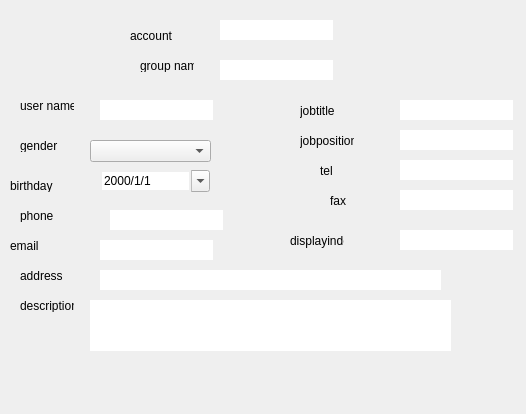
<?xml version="1.0" encoding="UTF-8"?>
<ui version="4.0">
 <class>DialogMemberInfo</class>
 <widget class="QDialog" name="DialogMemberInfo">
  <property name="geometry">
   <rect>
    <x>0</x>
    <y>0</y>
    <width>526</width>
    <height>414</height>
   </rect>
  </property>
  <property name="windowTitle">
   <string>Dialog</string>
  </property>
  <widget class="QLineEdit" name="lineEditAccount">
   <property name="geometry">
    <rect>
     <x>220</x>
     <y>20</y>
     <width>113</width>
     <height>20</height>
    </rect>
   </property>
   <property name="maxLength">
    <number>64</number>
   </property>
   <property name="frame">
    <bool>false</bool>
   </property>
  </widget>
  <widget class="QLineEdit" name="lineEditGroupName">
   <property name="geometry">
    <rect>
     <x>220</x>
     <y>60</y>
     <width>113</width>
     <height>20</height>
    </rect>
   </property>
   <property name="frame">
    <bool>false</bool>
   </property>
  </widget>
  <widget class="QLineEdit" name="lineEditUserName">
   <property name="geometry">
    <rect>
     <x>100</x>
     <y>100</y>
     <width>113</width>
     <height>20</height>
    </rect>
   </property>
   <property name="maxLength">
    <number>64</number>
   </property>
   <property name="frame">
    <bool>false</bool>
   </property>
  </widget>
  <widget class="QLineEdit" name="lineEditJobTitle">
   <property name="geometry">
    <rect>
     <x>400</x>
     <y>100</y>
     <width>113</width>
     <height>20</height>
    </rect>
   </property>
   <property name="maxLength">
    <number>260</number>
   </property>
   <property name="frame">
    <bool>false</bool>
   </property>
  </widget>
  <widget class="QComboBox" name="comboBoxGender">
   <property name="geometry">
    <rect>
     <x>90</x>
     <y>140</y>
     <width>121</width>
     <height>22</height>
    </rect>
   </property>
  </widget>
  <widget class="QLineEdit" name="lineEditJobPosition">
   <property name="geometry">
    <rect>
     <x>400</x>
     <y>130</y>
     <width>113</width>
     <height>20</height>
    </rect>
   </property>
   <property name="maxLength">
    <number>32</number>
   </property>
   <property name="frame">
    <bool>false</bool>
   </property>
  </widget>
  <widget class="QLineEdit" name="lineEditTel">
   <property name="geometry">
    <rect>
     <x>400</x>
     <y>160</y>
     <width>113</width>
     <height>20</height>
    </rect>
   </property>
   <property name="maxLength">
    <number>64</number>
   </property>
   <property name="frame">
    <bool>false</bool>
   </property>
  </widget>
  <widget class="QLineEdit" name="lineEditPhone">
   <property name="geometry">
    <rect>
     <x>110</x>
     <y>210</y>
     <width>113</width>
     <height>20</height>
    </rect>
   </property>
   <property name="maxLength">
    <number>64</number>
   </property>
   <property name="frame">
    <bool>false</bool>
   </property>
  </widget>
  <widget class="QLineEdit" name="lineEditFax">
   <property name="geometry">
    <rect>
     <x>400</x>
     <y>190</y>
     <width>113</width>
     <height>20</height>
    </rect>
   </property>
   <property name="maxLength">
    <number>64</number>
   </property>
   <property name="frame">
    <bool>false</bool>
   </property>
  </widget>
  <widget class="QLineEdit" name="lineEditEmail">
   <property name="geometry">
    <rect>
     <x>100</x>
     <y>240</y>
     <width>113</width>
     <height>20</height>
    </rect>
   </property>
   <property name="maxLength">
    <number>64</number>
   </property>
   <property name="frame">
    <bool>false</bool>
   </property>
  </widget>
  <widget class="QLineEdit" name="lineEditDisplayIndex">
   <property name="geometry">
    <rect>
     <x>400</x>
     <y>230</y>
     <width>113</width>
     <height>20</height>
    </rect>
   </property>
   <property name="maxLength">
    <number>32</number>
   </property>
   <property name="frame">
    <bool>false</bool>
   </property>
  </widget>
  <widget class="QLineEdit" name="lineEditAddress">
   <property name="geometry">
    <rect>
     <x>100</x>
     <y>270</y>
     <width>341</width>
     <height>20</height>
    </rect>
   </property>
   <property name="maxLength">
    <number>260</number>
   </property>
   <property name="frame">
    <bool>false</bool>
   </property>
  </widget>
  <widget class="QPlainTextEdit" name="plainTextEditDescription">
   <property name="geometry">
    <rect>
     <x>90</x>
     <y>300</y>
     <width>361</width>
     <height>51</height>
    </rect>
   </property>
   <property name="frameShape">
    <enum>QFrame::NoFrame</enum>
   </property>
  </widget>
  <widget class="QLabel" name="labelUserName">
   <property name="geometry">
    <rect>
     <x>20</x>
     <y>100</y>
     <width>54</width>
     <height>12</height>
    </rect>
   </property>
   <property name="text">
    <string>user name</string>
   </property>
  </widget>
  <widget class="QLabel" name="labelGender">
   <property name="geometry">
    <rect>
     <x>20</x>
     <y>140</y>
     <width>54</width>
     <height>12</height>
    </rect>
   </property>
   <property name="text">
    <string>gender</string>
   </property>
  </widget>
  <widget class="QLabel" name="labelBirthday">
   <property name="geometry">
    <rect>
     <x>10</x>
     <y>180</y>
     <width>54</width>
     <height>12</height>
    </rect>
   </property>
   <property name="text">
    <string>birthday</string>
   </property>
  </widget>
  <widget class="QLabel" name="labelPhone">
   <property name="geometry">
    <rect>
     <x>20</x>
     <y>210</y>
     <width>54</width>
     <height>12</height>
    </rect>
   </property>
   <property name="text">
    <string>phone</string>
   </property>
  </widget>
  <widget class="QLabel" name="labelEmail">
   <property name="geometry">
    <rect>
     <x>10</x>
     <y>240</y>
     <width>54</width>
     <height>12</height>
    </rect>
   </property>
   <property name="text">
    <string>email</string>
   </property>
  </widget>
  <widget class="QLabel" name="labelAddress">
   <property name="geometry">
    <rect>
     <x>20</x>
     <y>270</y>
     <width>54</width>
     <height>12</height>
    </rect>
   </property>
   <property name="text">
    <string>address</string>
   </property>
  </widget>
  <widget class="QLabel" name="labelDescription">
   <property name="geometry">
    <rect>
     <x>20</x>
     <y>300</y>
     <width>54</width>
     <height>12</height>
    </rect>
   </property>
   <property name="text">
    <string>description</string>
   </property>
  </widget>
  <widget class="QLabel" name="labelJobTitle">
   <property name="geometry">
    <rect>
     <x>300</x>
     <y>100</y>
     <width>54</width>
     <height>21</height>
    </rect>
   </property>
   <property name="text">
    <string>jobtitle</string>
   </property>
  </widget>
  <widget class="QLabel" name="labelJobPosition">
   <property name="geometry">
    <rect>
     <x>300</x>
     <y>130</y>
     <width>54</width>
     <height>21</height>
    </rect>
   </property>
   <property name="text">
    <string>jobposition</string>
   </property>
  </widget>
  <widget class="QLabel" name="labelTel">
   <property name="geometry">
    <rect>
     <x>320</x>
     <y>160</y>
     <width>54</width>
     <height>21</height>
    </rect>
   </property>
   <property name="text">
    <string>tel</string>
   </property>
  </widget>
  <widget class="QLabel" name="labelFax">
   <property name="geometry">
    <rect>
     <x>330</x>
     <y>190</y>
     <width>54</width>
     <height>21</height>
    </rect>
   </property>
   <property name="text">
    <string>fax</string>
   </property>
  </widget>
  <widget class="QLabel" name="labelDisplayIndex">
   <property name="geometry">
    <rect>
     <x>290</x>
     <y>230</y>
     <width>54</width>
     <height>21</height>
    </rect>
   </property>
   <property name="text">
    <string>displayindex</string>
   </property>
  </widget>
  <widget class="QDateEdit" name="dateEditBirthday">
   <property name="geometry">
    <rect>
     <x>100</x>
     <y>170</y>
     <width>110</width>
     <height>22</height>
    </rect>
   </property>
   <property name="frame">
    <bool>false</bool>
   </property>
   <property name="displayFormat">
    <string>yyyy/M/d</string>
   </property>
   <property name="calendarPopup">
    <bool>true</bool>
   </property>
  </widget>
  <widget class="QLabel" name="labelAccount">
   <property name="geometry">
    <rect>
     <x>130</x>
     <y>30</y>
     <width>54</width>
     <height>12</height>
    </rect>
   </property>
   <property name="text">
    <string>account</string>
   </property>
  </widget>
  <widget class="QLabel" name="labelGroupName">
   <property name="geometry">
    <rect>
     <x>140</x>
     <y>60</y>
     <width>54</width>
     <height>12</height>
    </rect>
   </property>
   <property name="text">
    <string>group name</string>
   </property>
  </widget>
 </widget>
 <resources/>
 <connections/>
</ui>
